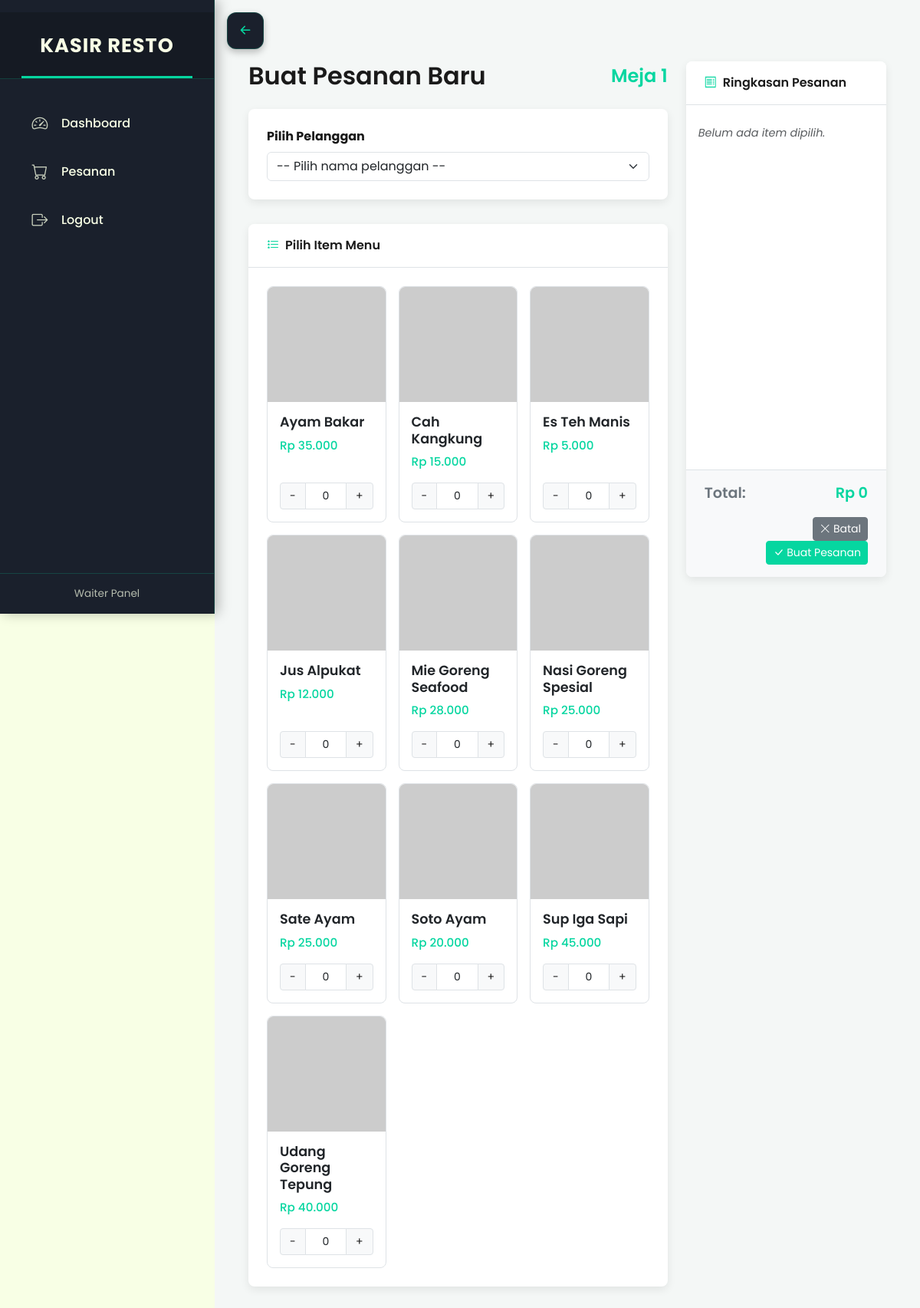
Page /pages/waiter/create_order.php?table_id=1 (signed in) on the committed database.
### tables this page shows
CREATE TABLE meja (
    id BIGINT UNSIGNED PRIMARY KEY AUTO_INCREMENT,
    Nomeja INT NOT NULL,
    status ENUM('kosong', 'terpakai') DEFAULT 'kosong',
    created_at TIMESTAMP DEFAULT CURRENT_TIMESTAMP,
    updated_at TIMESTAMP DEFAULT CURRENT_TIMESTAMP ON UPDATE CURRENT_TIMESTAMP
);

CREATE TABLE menu (
    idmenu BIGINT UNSIGNED PRIMARY KEY AUTO_INCREMENT,
    Namamenu VARCHAR(255) NOT NULL,
    Harga INT NOT NULL,
    created_at TIMESTAMP DEFAULT CURRENT_TIMESTAMP,
    updated_at TIMESTAMP DEFAULT CURRENT_TIMESTAMP ON UPDATE CURRENT_TIMESTAMP
);

### pages/waiter/create_order.php (the view, shortened to what this page needs)
<?php
require_once '../../config/config.php';
$table_id = $_GET['table_id'];
$table_query = "SELECT * FROM meja WHERE id = ?";
$stmt_table = $conn->prepare($table_query);
$stmt_table->bind_param("i", $table_id);
$stmt_table->execute();
$table_result = $stmt_table->get_result();
$table = $table_result->fetch_assoc();
$menu_query = "SELECT * FROM menu ORDER BY Namamenu";
$menu_result = $conn->query($menu_query);
?>
<!DOCTYPE html>
<html lang="id">
<head>
    <link href="../../assets/bootstrap/dist/css/bootstrap.min.css" rel="stylesheet">
    <link href="../../assets/bootstrap-icons/font/bootstrap-icons.css" rel="stylesheet">
</head>
<body>
    <?php include '../../components/sidebar.php';  ?>
    <div class="content-wrapper" id="mainContent">
        <div class="container-fluid">
            <form method="POST" id="createOrderForm">
                <div class="row">
                    <div class="col-lg-8">
                        <div class="page-header">
                            <h2>Buat Pesanan Baru</h2>
                            <span class="table-indicator">Meja <?php echo htmlspecialchars($table['Nomeja']); ?></span>
                        </div>
                        <div class="main-card customer-select-section">
                            <div class="card-body">
                                <label for="customer_id" class="form-label fw-bold">Pilih Pelanggan</label>
                                <select class="form-select" name="customer_id" id="customer_id" required>
                                    <option value="" disabled selected>-- Pilih nama pelanggan --</option>
                                </select>
                            </div>
                        </div>
                        <div class="main-card">
                             <div class="card-header">
                                <i class="bi bi-list-stars"></i> Pilih Item Menu
                             </div>
                             <div class="card-body">
                                 <div class="row g-3">
                                    <?php if ($menu_result && $menu_result->num_rows > 0): ?>
                                        <?php while ($menu = $menu_result->fetch_assoc()): ?>
                                            <div class="col-md-6 col-lg-4 d-flex">
                                                <div class="card menu-item-card flex-fill"
                                                     data-menu-id="<?php echo $menu['idmenu']; ?>"
                                                     data-menu-name="<?php echo htmlspecialchars($menu['Namamenu']); ?>"
                                                     data-menu-price="<?php echo $menu['Harga']; ?>">
                                                    <img src="https://placehold.co/600x400/F8FFE5/06D6A0?text=<?php echo urlencode(htmlspecialchars($menu['Namamenu'])); ?>"
                                                         class="card-img-top"
                                                         alt="<?php echo htmlspecialchars($menu['Namamenu']); ?>"
                                                         onerror="this.onerror=null; this.src='https://placehold.co/600x400/cccccc/ffffff?text=Image+Error';">
                                                    <div class="card-body">
                                                        <div>
                                                             <h5 class="card-title"><?php echo htmlspecialchars($menu['Namamenu']); ?></h5>
                                                             <p class="card-price">
                                                                Rp <?php echo number_format($menu['Harga'], 0, ',', '.'); ?>
                                                             </p>
                                                        </div>
                                                        <div class="input-group input-group-sm mt-auto">
                                                            <button class="btn btn-outline-secondary btn-qty btn-minus" type="button" aria-label="Kurangi jumlah">-</button>
                                                            <input type="number" class="form-control quantity-input"
                                                                   name="items[<?php echo $menu['idmenu']; ?>]"
                                                                   value="0" min="0" aria-label="Jumlah <?php echo htmlspecialchars($menu['Namamenu']); ?>">
                                                            <button class="btn btn-outline-secondary btn-qty btn-plus" type="button" aria-label="Tambah jumlah">+</button>
                                                        </div>
                                                    </div>
                                                </div>
                                            </div>
                                        <?php endwhile; ?>
                                    <?php else: ?>
                                         <div class="col-12">
                                             <p class="text-center text-muted">Tidak ada item menu tersedia.</p>
                                         </div>
                                    <?php endif; ?>
                                 </div>
                             </div>
                        </div>
                    </div>
                    <div class="col-lg-4 order-summary-col">
                       <div class="order-summary-container main-card">
                            <div class="order-summary-card">
                                <div class="card-header">
                                    <i class="bi bi-receipt"></i> Ringkasan Pesanan
                                </div>
                                <div class="card-body">
                                    <ul id="order-summary-list">
                                        <li id="empty-summary-placeholder">
                                            <em class="text-muted">Belum ada item dipilih.</em>
                                        </li>
                                    </ul>
                                </div>
                                <div class="card-footer">
                                    <div class="d-flex justify-content-between summary-total">
                                        <span class="total-label">Total:</span>
                                        <span class="total-amount" id="order-total">Rp 0</span>
                                    </div>
                                    <div class="summary-actions">
                                        <a href="dashboard.php" class="btn btn-secondary btn-sm">
                                            <i class="bi bi-x-lg"></i> Batal
                                        </a>
                                        <button type="submit" class="btn btn-primary btn-sm">
                                            <i class="bi bi-check-lg"></i> Buat Pesanan
                                        </button>
                                    </div>
                                </div>
                            </div>
                       </div>
                    </div>
                    </div> </form> </div></div><script src="../../assets/bootstrap/dist/js/bootstrap.bundle.min.js"></script>
</body>
</html>

### components/sidebar.php (shortened to what this page needs)
<?php
function get_menu_items($user_level) {
    $menu_items = [];
    switch ($user_level) {
        case 'waiter':
            $menu_items = [
                ['icon' => 'bi-speedometer2', 'text' => 'Dashboard', 'link' => '/pages/waiter/dashboard.php'],
                ['icon' => 'bi-cart', 'text' => 'Pesanan', 'link' => '/pages/waiter/orders.php'],
            ];
            break;
    }
    $menu_items[] = ['icon' => 'bi-box-arrow-right', 'text' => 'Logout', 'link' => '/pages/auth/logout.php'];
    return $menu_items;
}
$user_level = isset($_SESSION['user']['level']) ? $_SESSION['user']['level'] : 'guest';
$menu_items = get_menu_items($user_level);
$current_page = $_SERVER['PHP_SELF'];
?>
<link href="../../css/sidebar.css" rel="stylesheet">
<div class="sidebar" id="sidebar">
    <div class="sidebar-brand">
        <span>Kasir Resto</span> </div>
    <ul class="sidebar-menu">
        <?php foreach ($menu_items as $item): ?>
        <li class="sidebar-item">
            <a href="<?php echo htmlspecialchars($item['link']); ?>"
               class="sidebar-link <?php echo ($current_page == $item['link']) ? 'active' : ''; ?>"
               data-tooltip="<?php echo htmlspecialchars($item['text']);  ?>">
                <i class="bi <?php echo htmlspecialchars($item['icon']); ?> sidebar-icon"></i>
                <span class="sidebar-text"><?php echo htmlspecialchars($item['text']); ?></span>
            </a>
        </li>
        <?php endforeach; ?>
    </ul>
    <div class="sidebar-footer">
        <span> <?php echo htmlspecialchars(ucfirst($user_level)); ?> Panel
        </span>
    </div>
</div>
<button class="sidebar-toggle" id="sidebarToggle" aria-label="Toggle sidebar">
    <i class="bi bi-list"></i> </button>

### css/sidebar.css (style rules this page uses)
:root { --primary-color: #06D6A0; --secondary-color: #F8FFE5; --background-color: #1A202C; --text-color: var(--secondary-color); --text-muted-color: rgba(248, 255, 229, 0.7); --icon-color: rgba(248, 255, 229, 0.8); --border-color: rgba(6, 214, 160, 0.2); --hover-bg: rgba(6, 214, 160, 0.1); --active-bg: rgba(6, 214, 160, 0.2); --scrollbar-thumb: var(--primary-color); --tooltip-bg: rgba(0, 0, 0, 0.85); --tooltip-text: #ffffff; --shadow-color: rgba(0, 0, 0, 0.25); --sidebar-width: 280px; --sidebar-collapsed-width: 80px; --transition-speed: 0.3s; --transition-type: cubic-bezier(0.4, 0, 0.2, 1); --content-padding: 2rem; --content-padding-top: 5rem; --mobile-breakpoint: 768px; }
.sidebar { width: var(--sidebar-width); height: 100vh; position: fixed; left: calc(var(--sidebar-width) * -1); top: 0; background: var(--background-color); color: var(--text-color); z-index: 1050; box-shadow: 5px 0 15px var(--shadow-color); transition: all var(--transition-speed) var(--transition-type); overflow-y: auto; scrollbar-width: thin; scrollbar-color: var(--scrollbar-thumb) transparent; border-right: 1px solid var(--border-color); display: flex; flex-direction: column; }
@media (min-width: 769px) { .sidebar { left: 0; transform: translateX(0); } }
.sidebar-brand { padding: 1.5rem 1.5rem; font-size: 1.6rem; font-weight: 700; text-align: center; background: rgba(0, 0, 0, 0.2); letter-spacing: 1px; text-transform: uppercase; border-bottom: 1px solid var(--border-color); margin-bottom: 1rem; position: relative; overflow: hidden; white-space: nowrap; flex-shrink: 0; }
.sidebar-brand::after { content: ''; position: absolute; bottom: 0; left: 10%; width: 80%; height: 3px; background: var(--primary-color); transform: scaleX(0); transition: transform 0.4s var(--transition-type); transform-origin: center; }
.sidebar:not(.collapsed) .sidebar-brand::after { transform: scaleX(1); }
.sidebar-menu { list-style: none; padding: 0.5rem 0; margin: 0; flex-grow: 1; overflow-y: auto; overflow-x: hidden; }
.sidebar-item { margin: 0.1rem 1rem; position: relative; }
.sidebar-link { color: var(--text-color); text-decoration: none; display: flex; align-items: center; padding: 0.9rem 1.5rem; border-radius: 8px; margin: 0.2rem 0; transition: all var(--transition-speed) var(--transition-type); font-weight: 500; position: relative; overflow: hidden; white-space: nowrap; }
.sidebar-link::before { content: ''; position: absolute; left: 0; top: 50%; transform: translateY(-50%) scaleY(0); width: 4px; height: 70%; background: var(--primary-color); transition: transform 0.3s var(--transition-type); border-radius: 0 4px 4px 0; transform-origin: center; }
.sidebar-icon { margin-right: 1rem; font-size: 1.3rem; width: 24px; text-align: center; color: var(--icon-color); transition: transform var(--transition-speed) var(--transition-type), color var(--transition-speed) ease; flex-shrink: 0; }
.sidebar-text { opacity: 1; transition: opacity var(--transition-speed) var(--transition-type); flex-grow: 1; overflow: hidden; text-overflow: ellipsis; }
.sidebar-footer { padding: 1rem; border-top: 1px solid var(--border-color); margin-top: auto; text-align: center; font-size: 0.85rem; color: var(--text-muted-color); flex-shrink: 0; white-space: nowrap; overflow: hidden; }
.sidebar-toggle { position: fixed; top: 1rem; left: 1rem; z-index: 1051; border: none; background: var(--background-color); color: var(--primary-color); font-size: 1.6rem; width: 48px; height: 48px; border-radius: 12px; cursor: pointer; transition: all 0.3s ease, background 0.3s ease, color 0.3s ease, box-shadow 0.3s ease; display: flex; align-items: center; justify-content: center; box-shadow: 0 4px 10px var(--shadow-color); border: 1px solid var(--border-color); }
.sidebar-toggle i { transition: transform 0.3s ease; }
@media (min-width: 769px) { .sidebar:not(.inactive):not(.collapsed) ~ .sidebar-toggle, .sidebar:not(.inactive):not(.collapsed) + .sidebar-toggle { left: calc(var(--sidebar-width) + 1rem); } }
.content-wrapper { min-height: 100vh; padding: var(--content-padding); padding-top: var(--content-padding-top); margin-left: 0; background-color: #f4f7f6; transition: margin-left var(--transition-speed) var(--transition-type); position: relative; z-index: 1; }
@media (min-width: 769px) { .content-wrapper { margin-left: var(--sidebar-width); } }
.sidebar:not(.collapsed) .sidebar-item { animation: fadeIn 0.4s forwards var(--transition-type); opacity: 0; }

### rows in the picture
meja: Nomeja "1"
menu: Namamenu "Ayam Bakar", Harga "35.000"
menu: Namamenu "Cah Kangkung", Harga "15.000"
menu: Namamenu "Es Teh Manis", Harga "5.000"
menu: Namamenu "Jus Alpukat", Harga "12.000"
menu: Namamenu "Mie Goreng Seafood", Harga "28.000"
menu: Namamenu "Nasi Goreng Spesial", Harga "25.000"
menu: Namamenu "Sate Ayam", Harga "25.000"
menu: Namamenu "Soto Ayam", Harga "20.000"
menu: Namamenu "Sup Iga Sapi", Harga "45.000"
menu: Namamenu "Udang Goreng Tepung", Harga "40.000"

### other values in the picture
$item['text'] "Dashboard"
$item['text'] "Pesanan"
$item['text'] "Logout"
$user_level "Waiter"
